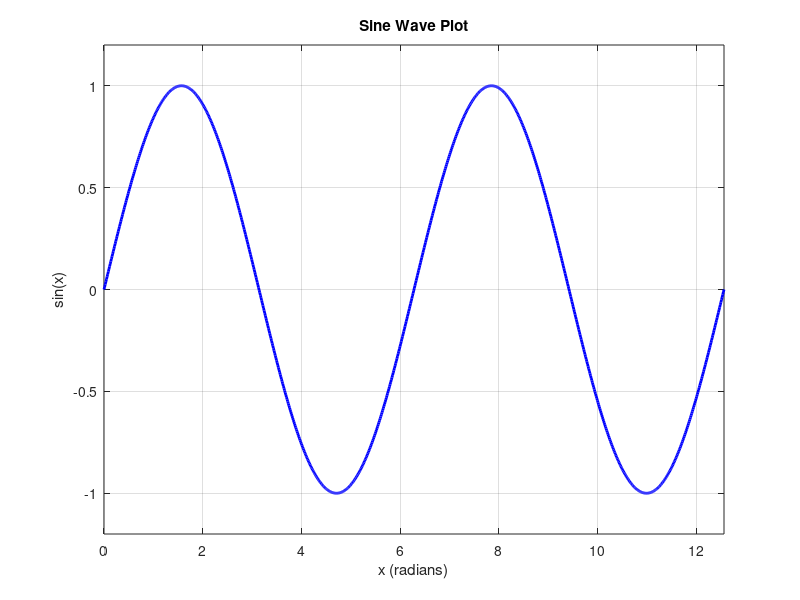

MATLAB code to generate this figure:
% Generate x values from 0 to 4π
x = linspace(0, 4*pi, 1000);

% Generate y values (sine wave)
y = sin(x);

% Create the plot
figure;
plot(x, y, 'b-', 'LineWidth', 2);
xlabel('x (radians)');
ylabel('sin(x)');
title('Sine Wave Plot');
grid on;

% Add some formatting
xlim([0, 4*pi]);
ylim([-1.2, 1.2]);
